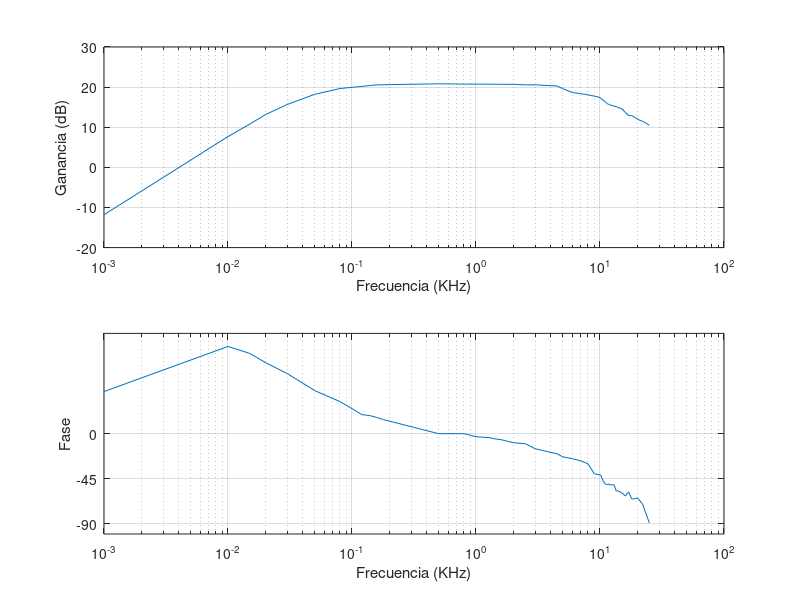

This chart was generated by the following MATLAB code:
close all;
clear all;
datos=csvread('Bode Pedal.csv');
ganancia=datos(:,3)./datos(:,2);
ganancia=20*log10(ganancia);
fase=datos(:,4);
frecuencia=datos(:,1);

figure;

subplot(2,1,1);
semilogx(frecuencia,ganancia)
hold on;
grid on;
xlabel('Frecuencia (KHz)');
ylabel('Ganancia (dB)');





subplot(2,1,2);
semilogx(frecuencia,fase)
grid on;
xlabel('Frecuencia (KHz)');
ylabel('Fase');

set(gca,'ytick',-90:45:0);
